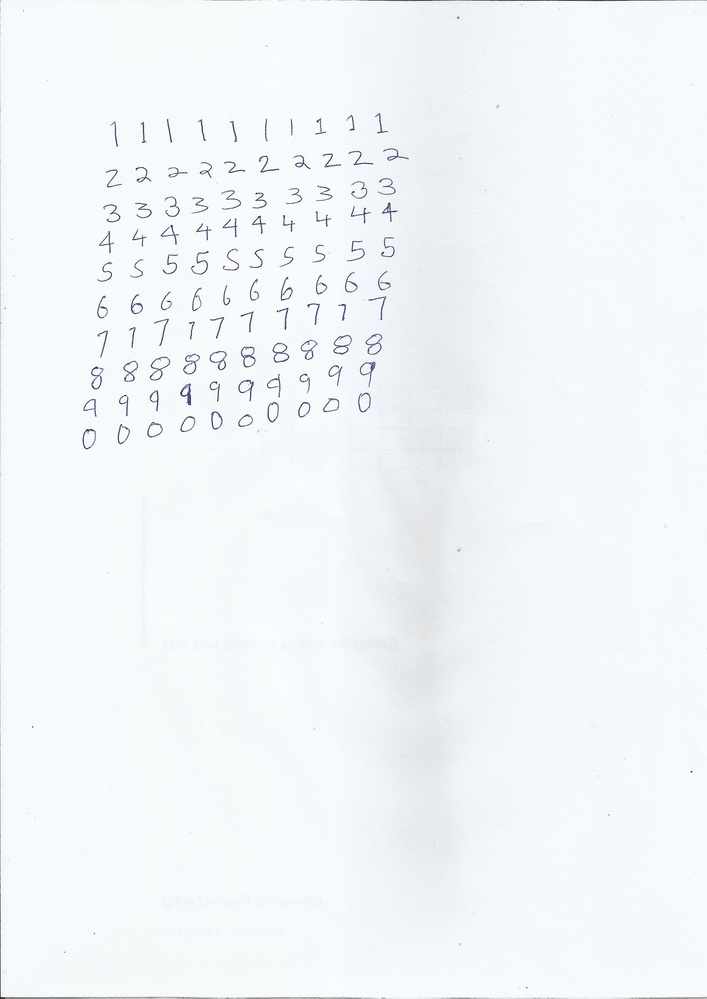
#> input picture train_cv_img.jpg, 707 x 999 px, shrunk from 2481 x 3507 before the run
$ python test.py
#> lines starting #> are read from the running program, lines starting #| are printed output that depends on the picture
import numpy as np
import cv2
from matplotlib import pyplot as plt

img = cv2.imread('train_cv_img.jpg')
#> img is the input picture: shape (999, 707, 3); mean B, G, R 249.1, 246.1, 242.3
mask = np.zeros(img.shape[:2] , np.uint8)

bgdModel = np.zeros((1,65), np.float64)
fgdModel = np.zeros((1,65), np.float64)

rect = (300 , 120 , 470 , 350)

#this modifies mask
cv2.grabCut(img,mask,rect,bgdModel, fgdModel , 5 , cv2.GC_INIT_WITH_RECT)

#If mask==2 or mask==1 , mask2 get 0, otherwise it gets 1 as 'uint8' type
mask2 = np.where((mask==2) | (mask==0),0,1).astype('uint8')

#adding additional dimension for rgb to the mask, by default it gets 1
#multiply with input image to get the segmented image
img_cut = img*mask2[: , : , np.newaxis]
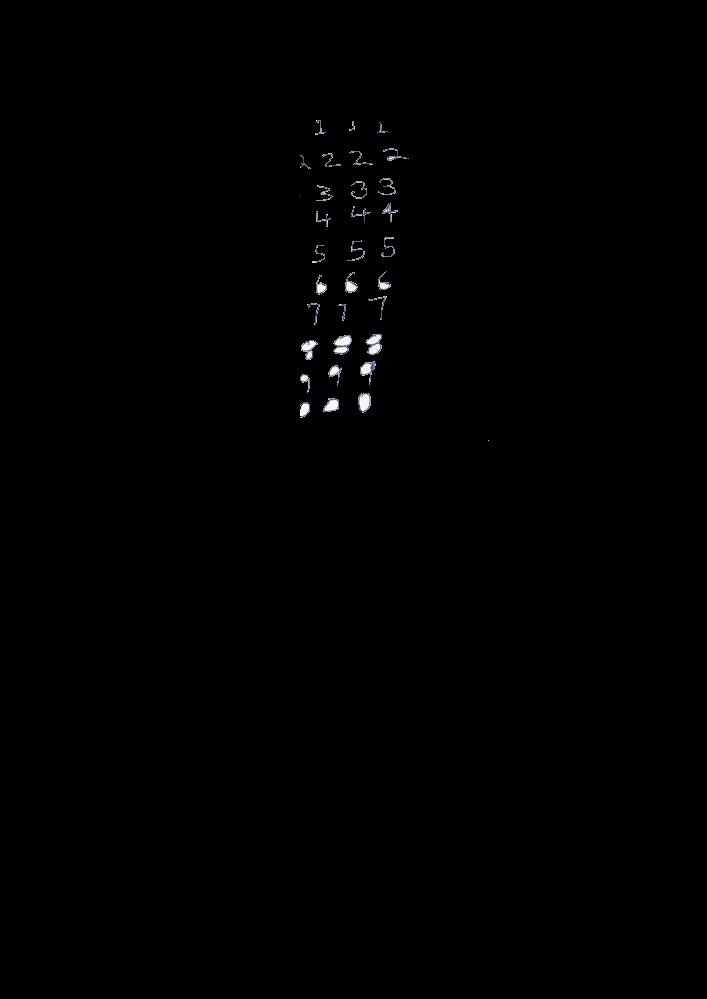
#> img_cut: shape (999, 707, 3); mean B, G, R 0.8, 0.8, 0.8

plt.subplot(211),plt.imshow(img)
plt.title('Input Image') , plt.xticks([]),plt.yticks([])
plt.subplot(212),plt.imshow(img_cut)
plt.title('Grab cut'), plt.xticks([]),plt.yticks([])
plt.show()
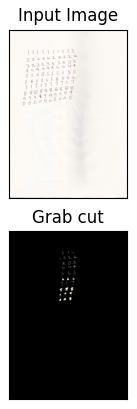
#> figure drawn by matplotlib, 2 panels; B, G, R data is drawn as R, G, B

$ run again, with original_overlay.png saved as train_cv_img.jpg
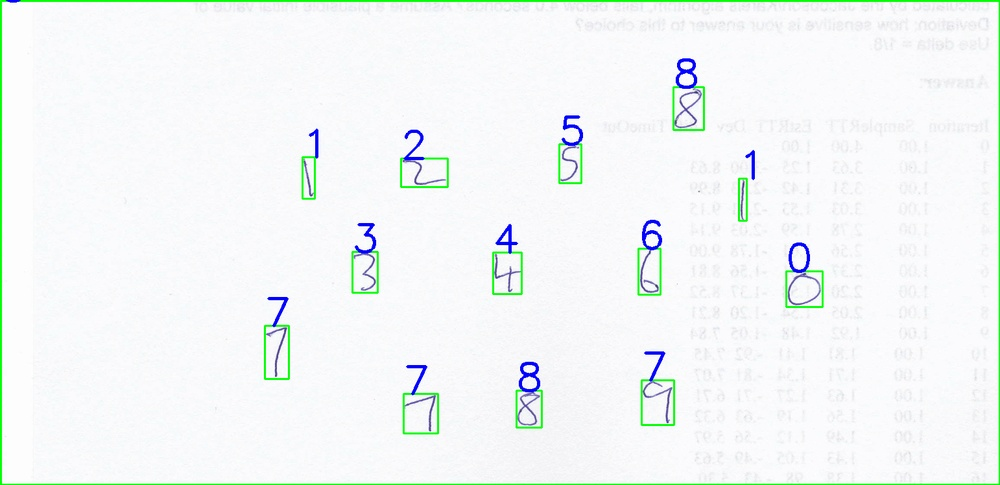
#> input picture original_overlay.png, 1000 x 485 px, shrunk from 1542 x 748 before the run
#> img is the input picture: shape (485, 1000, 3); mean B, G, R 246.6, 247.3, 242.9
#> `img_cut = img*mask2[: , : , np.newaxis]`:
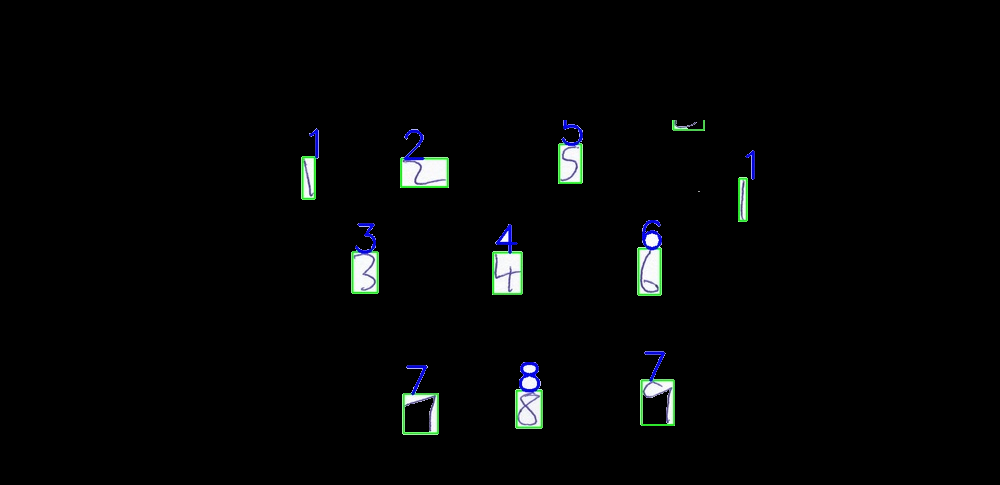
#> img_cut: shape (485, 1000, 3); mean B, G, R 5.1, 5.1, 4.1
#> `plt.show()`:
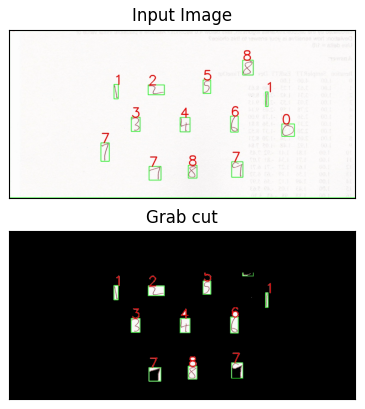
#> figure drawn by matplotlib, 2 panels; B, G, R data is drawn as R, G, B

$ run again, with test_image.png saved as train_cv_img.jpg
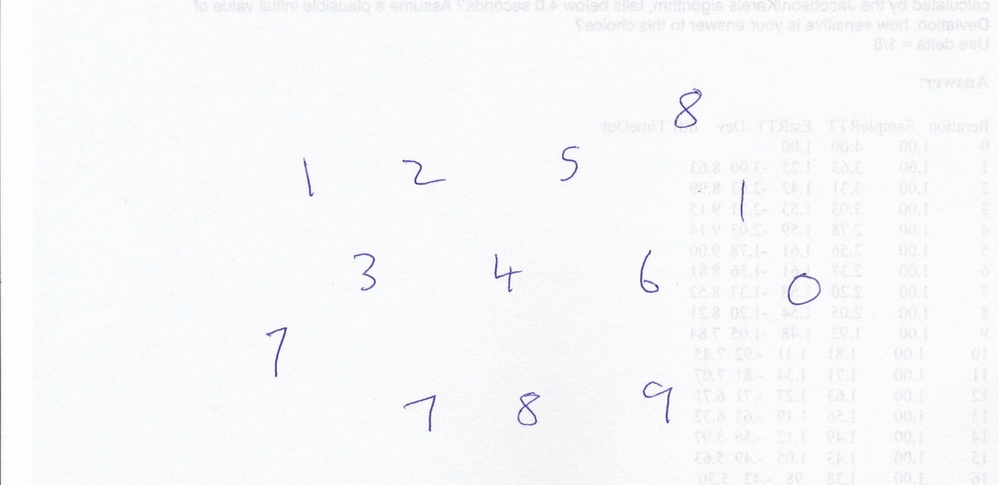
#> input picture test_image.png, 1000 x 485 px, shrunk from 1542 x 748 before the run
#> img is the input picture: shape (485, 1000, 3); mean B, G, R 250.7, 248.7, 248.3
#> `img_cut = img*mask2[: , : , np.newaxis]`:
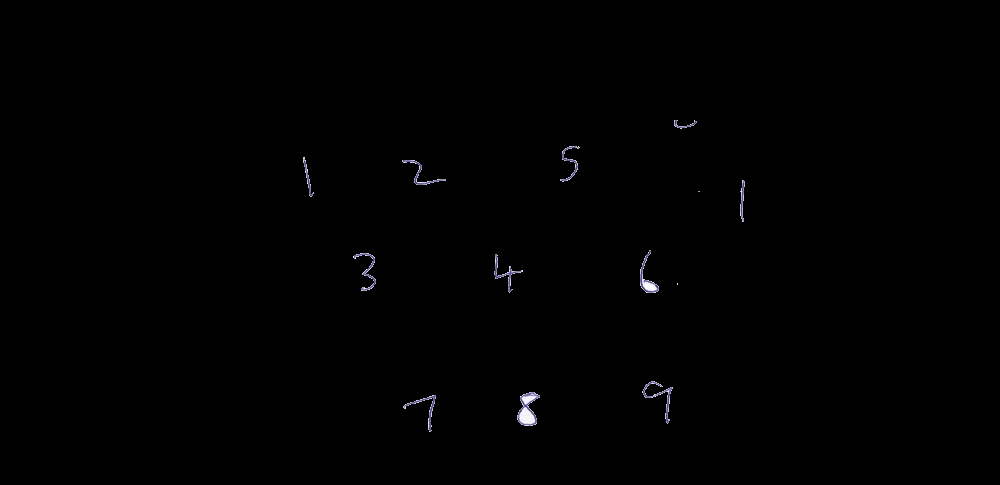
#> img_cut: shape (485, 1000, 3); mean B, G, R 0.9, 0.7, 0.7
#> `plt.show()`:
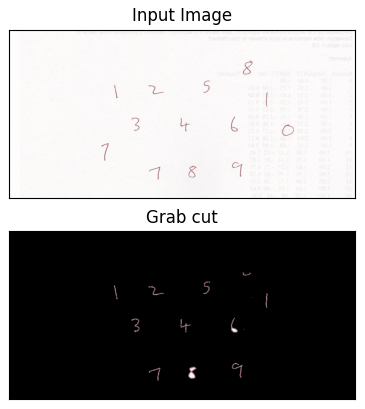
#> figure drawn by matplotlib, 2 panels; B, G, R data is drawn as R, G, B
